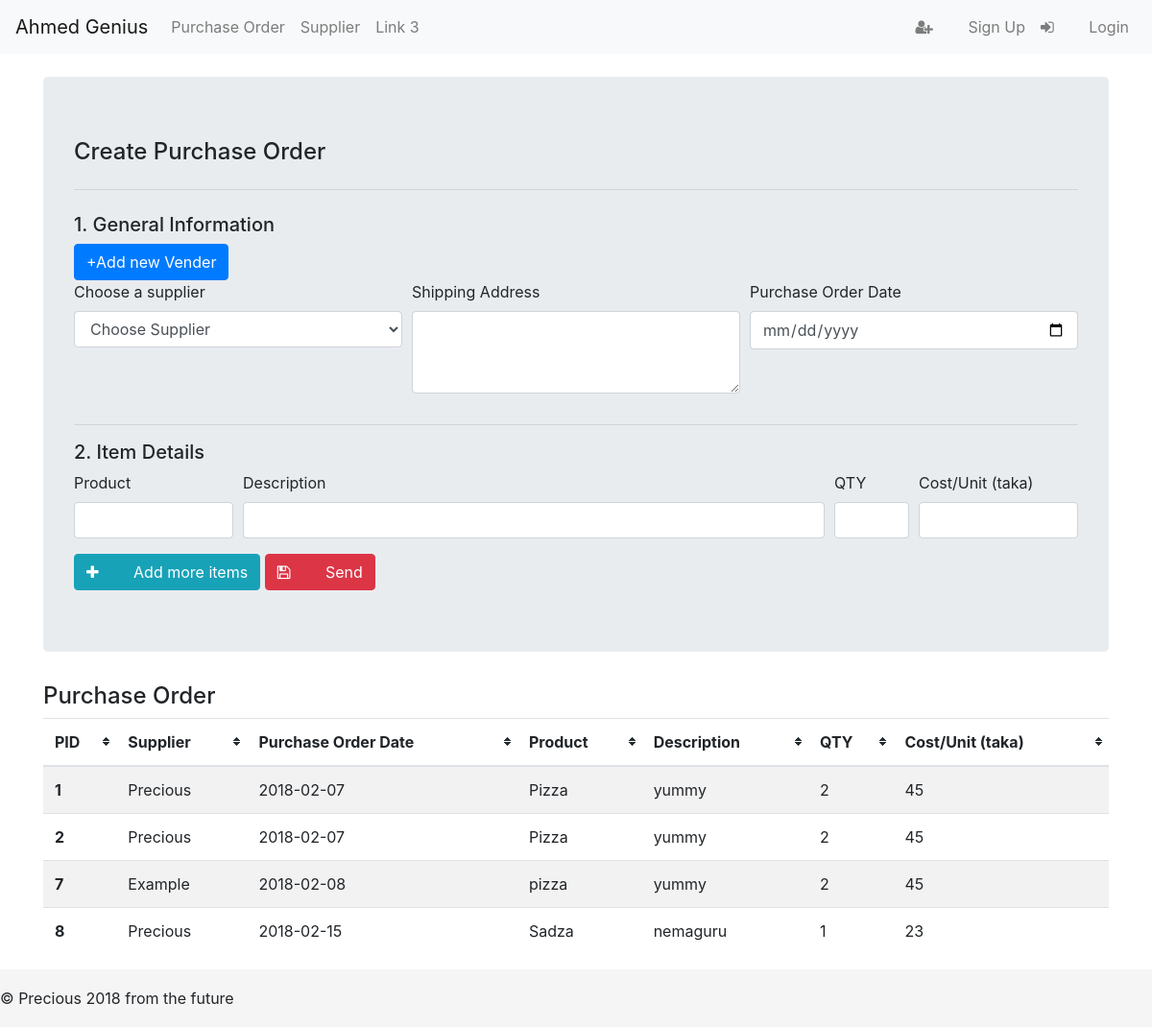
Page /po.php on the committed database.
### tables this page shows
CREATE TABLE `purchase_orders` (
  `id` int(50) NOT NULL,
  `supplier` varchar(250) NOT NULL,
  `shipping_addr` varchar(500) NOT NULL,
  `purchase_order_date` date NOT NULL,
  `product` varchar(50) NOT NULL,
  `description` varchar(500) NOT NULL,
  `qty` int(250) NOT NULL,
  `unit_cost` decimal(65,0) NOT NULL
);

### po.php (the view, shortened to what this page needs)
<?php include_once('header.php'); ?>
<?php include('config.php'); ?>
<div class="container">
	<div class="jumbotron mt-4">
	  <h4>Create Purchase Order</h4>
	  <hr class="my-4">
	  <h5>1. General Information</h5>
	  <form action="create_po.php" method="post">
	  <button id="creater_suppliers" type="button" class="btn btn-primary" data-toggle="modal" data-target="#exampleModalLong"> +Add new Vender</button>
	  <div class="form-row">
		  <div class="form-group col-md-4">
		    <label for="supplier-select">Choose a supplier</label>
		    <select name="supplier" class="form-control" id="supplier-select">
			<option selected="true" disabled="disabled">Choose Supplier</option>
		    </select>
		  </div>
		  <div class="form-group col-md-4">
		    <label for="shipping">Shipping Address</label>
		    <textarea name="shipping" class="form-control" id="shipping" rows="3"></textarea>
		  </div>
		  <div class="form-group col-md-4">
		    <label for="purchasedate">Purchase Order Date</label>
		    <input name="purchasedate" type="date" class="form-control" id="purchasedate" placeholder="dd/mm/yy">
		  </div>
	  </div>
	  <hr>
	  <h5>2. Item Details</h5>
	  <div id="ratana">
		  <div class="form-row">
			  <div class="form-group col-md-2">
			    <label for="exampleFormControlInput1">Product</label>
			    <input name="product[]" type="text" class="form-control" id="exampleFormControlInput1">
			  </div>
			   <div class="form-group col-md-7">
			    <label for="exampleFormControlInput1">Description</label>
			    <input name="desc[]" type="text" class="form-control" id="exampleFormControlInput1">
			  </div>
			   <div class="form-group col-md-1">
			    <label for="exampleFormControlInput1">QTY</label>
			    <input name="qty[]" type="number" class="form-control" id="exampleFormControlInput1">
			  </div>
			   <div class="form-group col-md-2">
			    <label for="exampleFormControlInput1">Cost/Unit (taka)</label>
			    <input name="cost[]" type="number" class="form-control" id="exampleFormControlInput1">
			  </div>
		  </div>
	  </div>
	  <button id="more" type="button" class="btn btn-info"><i class="fa fa-plus" aria-hidden="true"></i>
Add more items</button>
	  <button type="submit" class="btn btn-danger"><i class="fa fa-floppy-o" aria-hidden="true"></i>  Send</button>
	</div>
	<h4>Purchase Order</h4>
	<table class="table table-striped tablesorter" id="purchase_order_table">
  <thead>
    <tr>
      <th scope="col">PID</th>
      <th scope="col">Supplier</th>
      <th scope="col">Purchase Order Date</th>
      <th scope="col">Product</th>
      <th scope="col">Description</th>
      <th scope="col">QTY</th>
      <th scope="col">Cost/Unit (taka)</th>
    </tr>
  </thead>
  <tbody>
  <?php
  		$sql = 'SELECT * from purchase_orders order by id ASC';
   		$retval = mysqli_query($link, $sql);
   		while($row = mysqli_fetch_array($retval)) {
   			echo "<tr>";
      		echo "<th scope='row'>{$row['id']}</th>";
      		echo "<td>{$row['supplier']}</td>";
      		echo "<td>{$row['purchase_order_date']}</td>";
      		echo "<td>{$row['product']}</td>";
      		echo "<td>{$row['description']}</td>";
      		echo "<td>{$row['qty']}</td>";
      	    echo "<td>{$row['unit_cost']}</td>";
      	    echo "</tr>";
   		}
  ?>
  </tbody>
</table>
</div>
<?php include_once('footer.php'); ?>

### header.php (shortened to what this page needs)
<!DOCTYPE html>
<html lang="en">
<head>
	<link rel="stylesheet" href="https://maxcdn.bootstrapcdn.com/bootstrap/4.0.0-beta.3/css/bootstrap.min.css">
	<link rel="stylesheet" href="https://maxcdn.bootstrapcdn.com/font-awesome/4.7.0/css/font-awesome.min.css">
	<link rel="stylesheet" href="css/custom.css">
  <link rel="stylesheet" href="theme/style.css">
</head>
<body>
<nav class="navbar navbar-expand-lg navbar-light bg-light">
  <a class="navbar-brand" href="/ahm">Ahmed Genius</a>
  <div class="collapse navbar-collapse" id="navbarNav">
    <ul class="navbar-nav">
      <li class="nav-item">
        <a class="nav-link" href="po.php">Purchase Order <span class="sr-only">(current)</span></a>
      </li>
      <li class="nav-item">
        <a class="nav-link" href="supplier_page.php">Supplier</a>
      </li>
      <li class="nav-item">
        <a class="nav-link" href="#">Link 3</a>
      </li>
    </ul>
    <ul class="navbar-nav ml-auto">
      <li class="nav-item">
        <a class="nav-link" href="#"><i class="fa fa-user-plus" aria-hidden="true"></i>
Sign Up</a>
      </li>
      <li class="nav-item">
        <a class="nav-link" href="#"><i class="fa fa-sign-in" aria-hidden="true"></i>
Login</a>
      </li>
    </ul>
  </div>
</nav>

### footer.php (shortened to what this page needs)
<footer class="footer">&copy; Precious 2018 from the future</footer>
</body>
</html>

### css/custom.css (style rules this page uses)
.footer { background-color: #f5f5f5; height: 60px; line-height: 60px; bottom: 0; position: relative; width: 100%; }
i { padding-right: 2em; }

### theme/style.css (style rules this page uses)
table.tablesorter thead tr .header { background-image: url(bg.gif); background-repeat: no-repeat; background-position: center right; cursor: pointer; }

### rows in the picture
purchase_orders: id "1", supplier "Precious", purchase_order_date "2018-02-07", product "Pizza", description "yummy", qty "2", unit_cost "45"
purchase_orders: id "2", supplier "Precious", purchase_order_date "2018-02-07", product "Pizza", description "yummy", qty "2", unit_cost "45"
purchase_orders: id "7", supplier "Example", purchase_order_date "2018-02-08", product "pizza", description "yummy", qty "2", unit_cost "45"
purchase_orders: id "8", supplier "Precious", purchase_order_date "2018-02-15", product "Sadza", description "nemaguru", qty "1", unit_cost "23"
